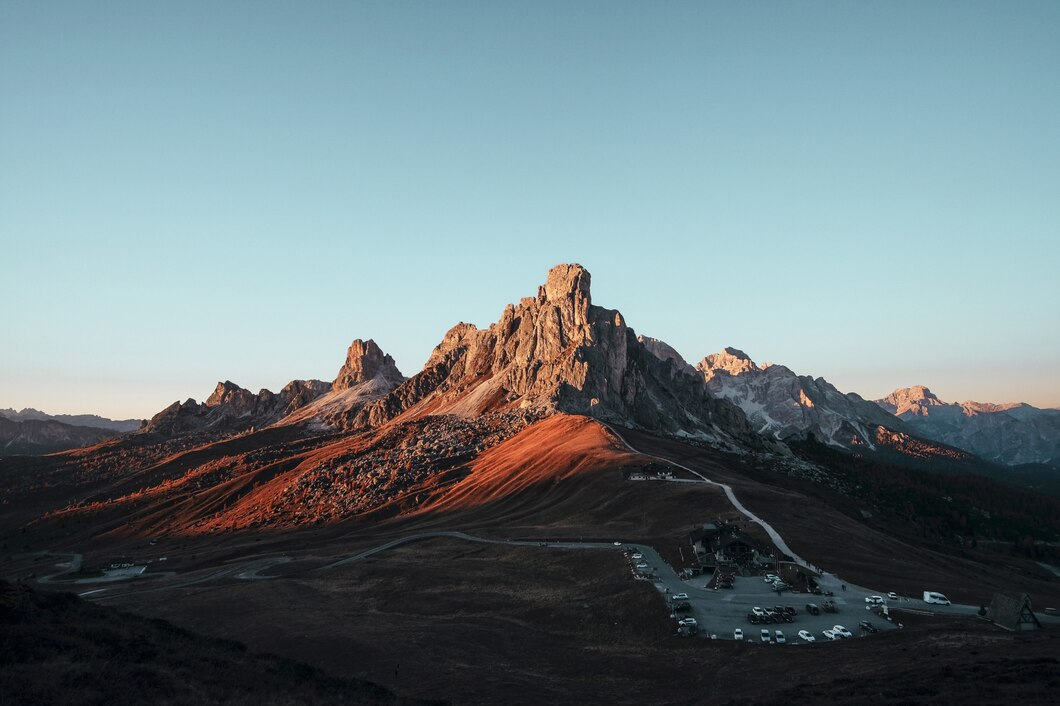
#> input picture mountain.jpg, 1060 x 706 px
$ jupyter execute exploring_color_models.ipynb
#> lines starting #> are read from the running program, lines starting #| are printed output that depends on the picture
[cell 1]
import cv2

[cell 2]
bgr_image=cv2.imread("../mountain.jpg")
#> bgr_image is the input picture: shape (706, 1060, 3); mean B, G, R 128.1, 123.5, 107.8

[cell 3]
if bgr_image is None:
    print("Error: Could not read the image.")
else:
    print("Image loaded successfully.")
    print(f"Image shape: {bgr_image.shape}")
#| Image shape: (706, 1060, 3)
    print(f"Image data type: {bgr_image.dtype}")
#| Image data type: uint8
    print(f"Image size: {bgr_image.size} bytes")
#| Image size: 2245080 bytes

[cell 4]
cv2.imshow("BGRImage", bgr_image)
cv2.destroyAllWindows()

[cell 5]
#convert the image into grayscale
gray_image=cv2.cvtColor(bgr_image,cv2.COLOR_BGR2GRAY)
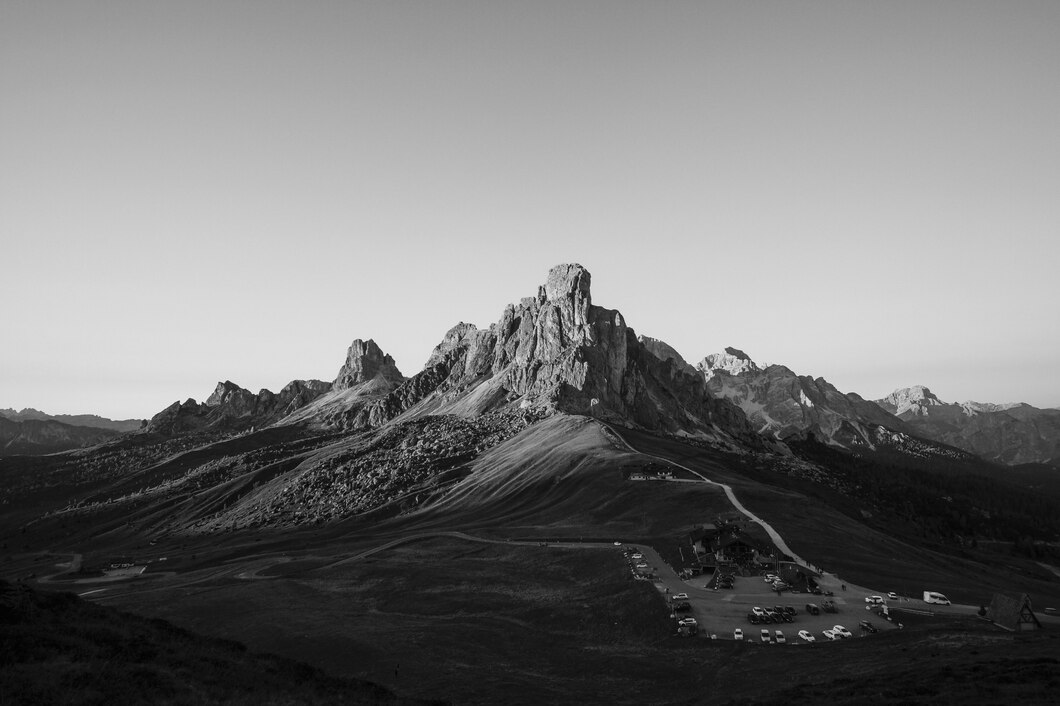
#> gray_image: shape (706, 1060); min 0, max 247, mean 119.3

cv2.imwrite("./gray_image.jpg",gray_image)
#> Out = True

[cell 6]
#convert BGR to Hue Saturation Value (HSV) color model

hsv_image=cv2.cvtColor(bgr_image,cv2.COLOR_BGR2HSV)
#> hsv_image: shape (706, 1060, 3); mean H, S, V 89.4, 61.9, 133.6
cv2.imwrite("./hsv_image.jpg",hsv_image)
#> Out = True

#HSV is mosty used for calculation doing the threshold of color and other things. So we should not sake for visualizing the image in HSV color model.

[cell 7]
#convert BGR to Hue Saturation Value (HSV) color model

lab_image=cv2.cvtColor(bgr_image,cv2.COLOR_BGR2LAB)
#> lab_image: shape (706, 1060, 3); mean of channels 0, 1, 2 124.6, 124.4, 124.1
cv2.imwrite("./lab_image.jpg",lab_image)
#> Out = True

#LAB is mosty used for calculation doing the threshold of color and other things. So we should not sake for visualizing the image in HSV color model.

[cell 8]
#Convert to RGB color model
rgb_image=cv2.cvtColor(bgr_image,cv2.COLOR_BGR2RGB)
cv2.imwrite("./rgb_image.jpg",rgb_image) # we got instead of red color wegot blue color
#> Out = True

[cell 9]
#Convert to RGB color model
rgb_image2=cv2.cvtColor(rgb_image,cv2.COLOR_RGB2BGR)
cv2.imwrite("./rgb_image2.jpg",rgb_image2) #
#> Out = True
## bgr format we are unable to see the image in rgb fomrat. But rgB format we convert it is convert to blue


$ run again, with Area.jpg copied over mountain.jpg
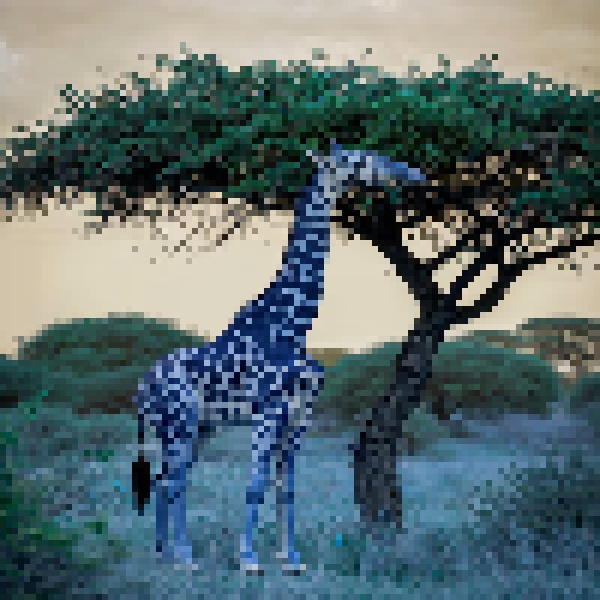
#> input picture Area.jpg, 600 x 600 px
#> bgr_image is the input picture: shape (600, 600, 3); mean B, G, R 111.8, 109.6, 92.5
#| Image shape: (600, 600, 3)
#| Image data type: uint8
#| Image size: 1080000 bytes
#> `gray_image=cv2.cvtColor(bgr_image,cv2.COLOR_BGR2GRAY)`:
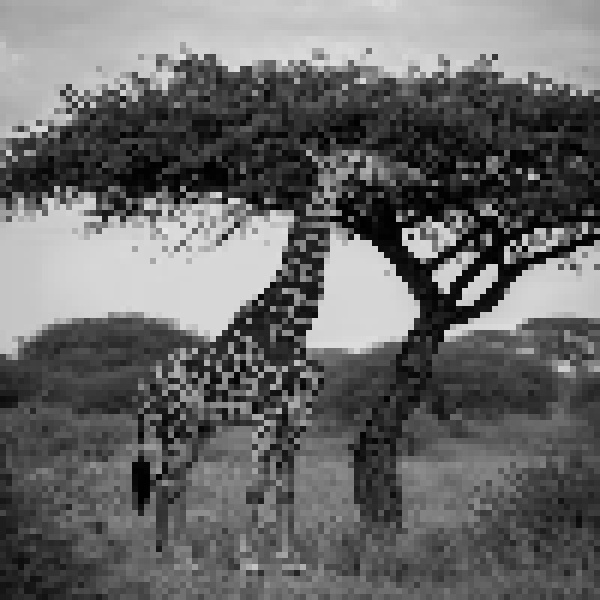
#> gray_image: shape (600, 600); min 0, max 233, mean 104.7
#> `cv2.imwrite("./gray_image.jpg",gray_image)`: Out = True
#> hsv_image: shape (600, 600, 3); mean H, S, V 70.6, 101.8, 122.7
#> lab_image: shape (600, 600, 3); mean of channels 0, 1, 2 112.4, 123.6, 124.7
